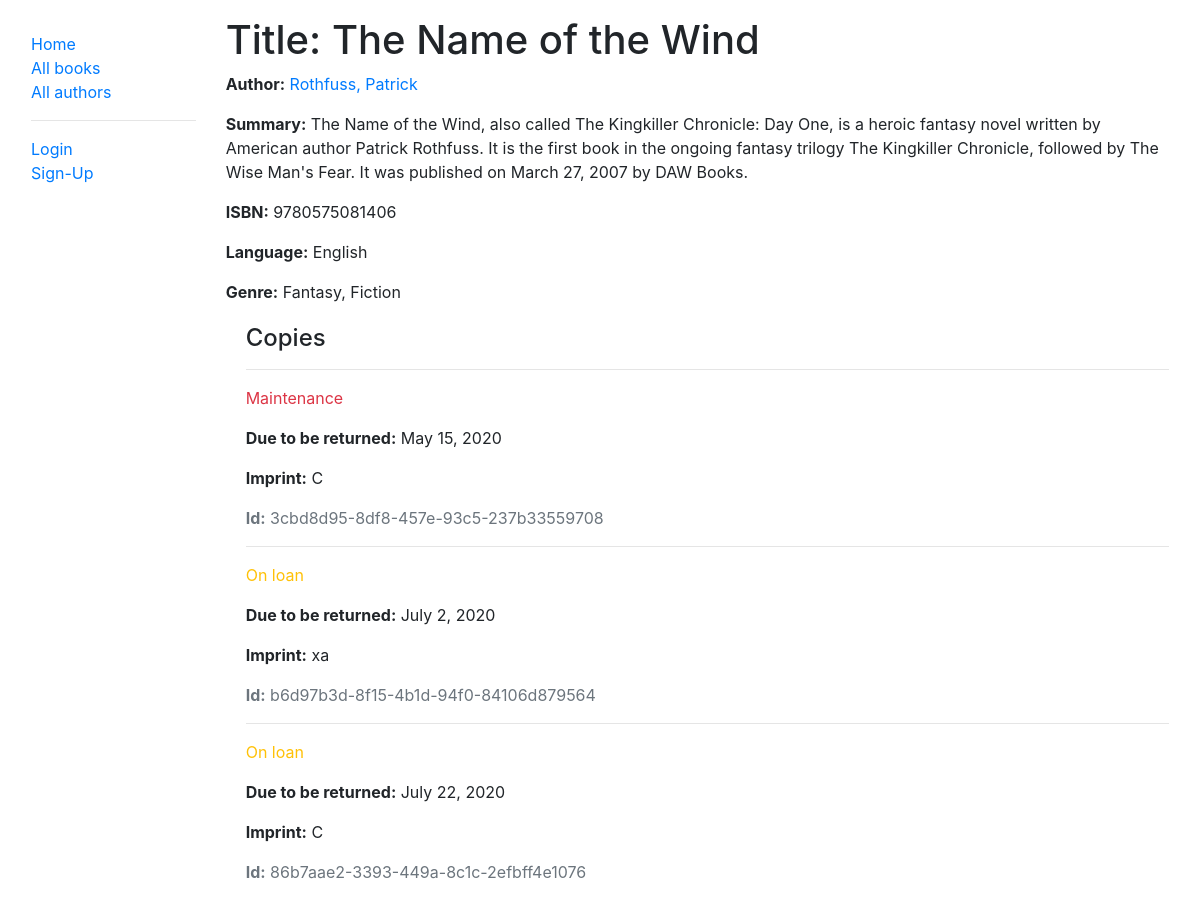
The app's page /catalog/book/1/ with its own data.
### catalog/models.py (models this page shows, shortened)
class Book(models.Model):
    title = models.CharField(max_length=200)
    author = models.ForeignKey(Author, on_delete=models.SET_NULL, null=True)
    summary = models.TextField(
        max_length=1000, help_text='Enter a brief description of the book')
    isbn = models.CharField(
        'ISBN', max_length=13, help_text='13 Character <a href="https://www.isbn-international.org/content/what-isbn">ISBN number</a>')
    genre = models.ManyToManyField(
        Genre, help_text='Select a genre for this book')
    language = models.ForeignKey(
        Language, on_delete=models.SET_NULL, null=True)
    def display_genre(self):
        """Creates a string for the Genre. This is required to display genre in Admin."""
        return ', '.join([genre.name for genre in self.genre.all()[:3]])
    display_genre.short_description = 'Genre'

class Author(models.Model):
    first_name = models.CharField(max_length=100)
    last_name = models.CharField(max_length=100)
    date_of_birth = models.DateField(null=True, blank=True)
    date_of_death = models.DateField('Died', null=True, blank=True)
    class Meta:
        ordering = ['last_name', 'first_name']
    def get_absolute_url(self):
        return reverse('author-detail', args=[str(self.id)])
    def __str__(self):
        return f'{self.last_name}, {self.first_name}'

class Language(models.Model):
    name = models.CharField(max_length=200,
                            help_text="Enter the book's natural language (e.g. English, French, Japanese etc.)")
    def __str__(self):
        return self.name

class Genre(models.Model):
    name = models.CharField(
        max_length=200, help_text='Enter a book genre (e.g. Science Fiction)')
    def __str__(self):
        return self.name

class BookInstance(models.Model):
    id = models.UUIDField(primary_key=True, default=uuid.uuid4,
                          help_text='Unique ID for this particular book across whole library')
    book = models.ForeignKey(Book, on_delete=models.SET_NULL, null=True)
    imprint = models.CharField(max_length=200)
    due_back = models.DateField(null=True, blank=True)
    borrower = models.ForeignKey(
        User, on_delete=models.SET_NULL, null=True, blank=True)
    LOAN_STATUS = (
        ('m', 'Maintenance'),
        ('o', 'On loan'),
        ('a', 'Available'),
        ('r', 'Reserved'),
    )
    status = models.CharField(
        max_length=1,
        choices=LOAN_STATUS,
        blank=True,
        default='m',
        help_text='Book availability',
    )
    class Meta:
        ordering = ['due_back']
        permissions = (("can_mark_returned", "Set book as returned"),)

### catalog/views.py (the view)
# urls.py: path('book/<int:pk>/', views.BookDetailView.as_view(), name='book-detail'),
class BookDetailView(generic.DetailView):
    model = Book
    paginate_by = 2

### templates/catalog/book_detail.html (shortened to what this page needs)
{% extends "base_generic.html" %}
{% block content %}
  <h1>Title: {{ book.title }}</h1>
  <p><strong>Author:</strong> <a href="{{ book.author.get_absolute_url }}">{{ book.author }}</a></p>
  <p><strong>Summary:</strong> {{ book.summary }}</p>
  <p><strong>ISBN:</strong> {{ book.isbn }}</p>
  <p><strong>Language:</strong> {{ book.language }}</p>
  <p><strong>Genre:</strong> {{ book.genre.all|join:", " }}</p>
  <div style="margin-left:20px;margin-top:20px">
    <h4>Copies</h4>
    {% for copy in book.bookinstance_set.all %}
      <hr>
      <p class="{% if copy.status == 'a' %}text-success{% elif copy.status == 'm' %}text-danger{% else %}text-warning{% endif %}">
        {{ copy.get_status_display }}
      </p>
      {% if copy.status != 'a' %}
        <p><strong>Due to be returned:</strong> {{ copy.due_back }}</p>
      {% endif %}
      <p><strong>Imprint:</strong> {{ copy.imprint }}</p>
      <p class="text-muted"><strong>Id:</strong> {{ copy.id }}</p>
    {% endfor %}
  </div>
{% endblock %}

### static/css/styles.css (style rules this page uses)
:root { padding: 1rem; }

### records on screen
Book: title "The Name of the Wind", author "Rothfuss, Patrick", summary "The Name of the Wind, also called The Kingkiller Chronicle: Day One, is a heroic fantasy novel written by American author Patrick Rothfuss. It is the first book in the ongoing fantasy trilogy The Kingkiller Chronicle, followed by The Wise Man's Fear. It was published on March 27, 2007 by DAW Books.", isbn "9780575081406", language "English", genre.all "Fantasy, Fiction"
BookInstance: status "Maintenance", due_back "May 15, 2020", imprint "C", id "3cbd8d95-8df8-457e-93c5-237b33559708"
BookInstance: status "On loan", due_back "July 2, 2020", imprint "xa", id "b6d97b3d-8f15-4b1d-94f0-84106d879564"
BookInstance: status "On loan", due_back "July 22, 2020", imprint "C", id "86b7aae2-3393-449a-8c1c-2efbff4e1076"
